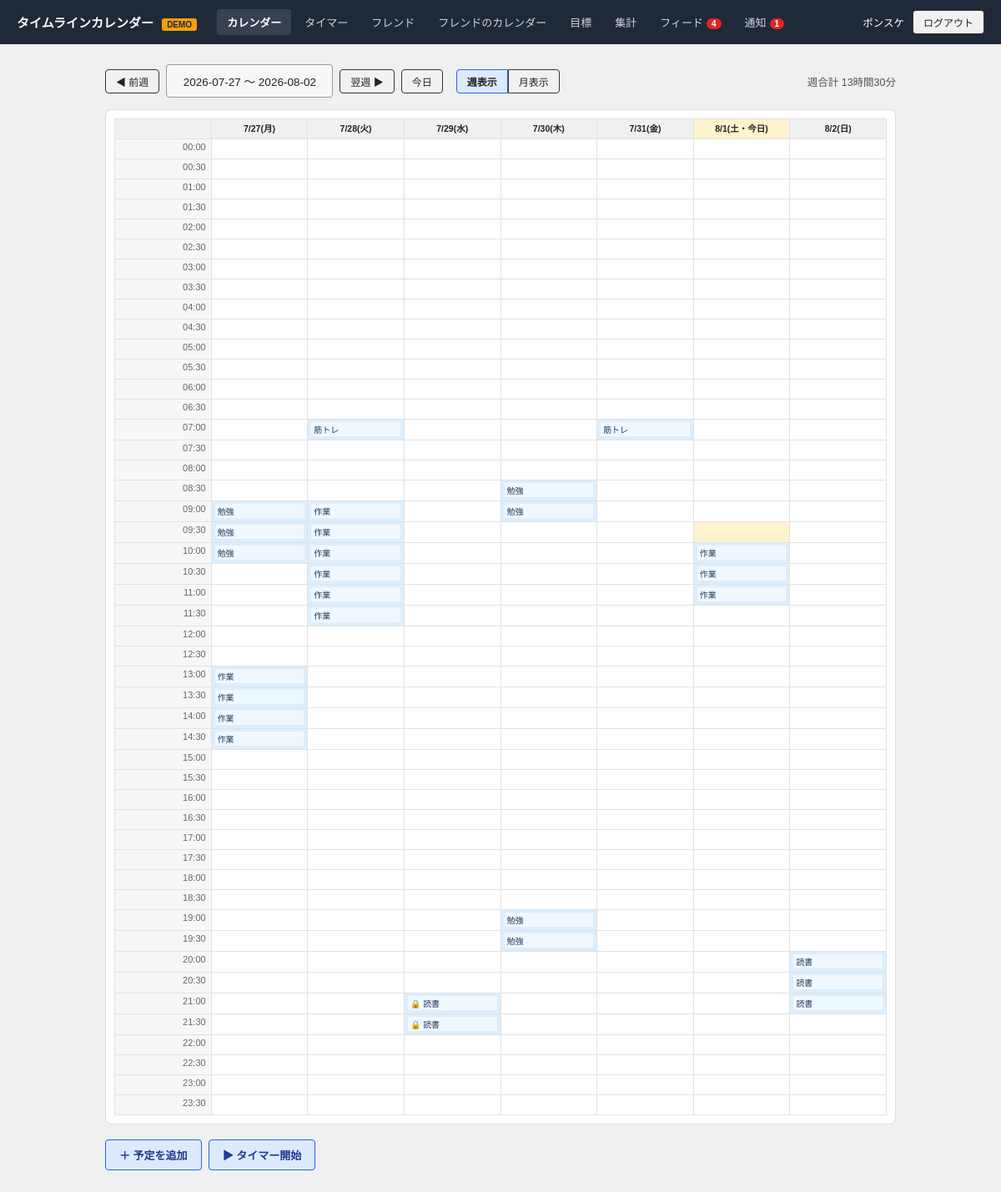
The app's page /calendar (signed in) with its own data.
### tables this page shows
CREATE TABLE users (
            id INTEGER PRIMARY KEY AUTOINCREMENT,
            display_name TEXT NOT NULL,
            email TEXT NOT NULL UNIQUE,
            password_hash TEXT NOT NULL,
            email_verified BOOLEAN NOT NULL DEFAULT 1,
            created_at TEXT NOT NULL
        );

CREATE TABLE events (
            id INTEGER PRIMARY KEY AUTOINCREMENT,
            user_id INTEGER NOT NULL REFERENCES users(id) ON DELETE CASCADE,
            title TEXT NOT NULL,
            start_at TEXT NOT NULL,
            end_at TEXT NOT NULL,
            memo TEXT,
            source TEXT NOT NULL DEFAULT 'manual' CHECK (source IN ('timer', 'manual')),
            created_at TEXT NOT NULL,
            updated_at TEXT NOT NULL
        , category TEXT, visibility TEXT NOT NULL DEFAULT 'public');

### app.py (the view)
@app.route("/calendar")
@login_required
def calendar_view():
    return render_calendar(g.user, viewing_own=True)

### app.py (called while the page is built)
@app.before_request
def load_logged_in_user():
    g.user = None
    user_id = session.get("user_id")
    if user_id:
        g.user = db.get_user_by_id(user_id)
        if g.user is None:
            session.clear()

@app.before_request
def require_email_verified():
    if g.user and not g.user["email_verified"] and request.endpoint not in VERIFY_EXEMPT_ENDPOINTS:
        return redirect(url_for("verify_notice"))

def login_required(view):
    @wraps(view)
    def wrapped(*args, **kwargs):
        if g.user is None:
            return redirect(url_for("login", next=request.path))
        return view(*args, **kwargs)
    return wrapped

def parse_date_param(value, fallback=None):
    try:
        return datetime.strptime(value, "%Y-%m-%d").date()
    except (TypeError, ValueError):
        return fallback or date.today()

@app.context_processor
def inject_badges():
    if g.user:
        return {
            "unread_notifications": db.unread_notification_count(g.user["id"]),
            "unread_feed": db.get_feed_unread_count(g.user["id"]),
        }
    return {}

### calendar_utils.py (called while the page is built)
def slot_label(idx):
    h, m = divmod(idx * SLOT_MINUTES, 60)
    return f"{h:02d}:{m:02d}"

def week_start_of(d):
    return d - timedelta(days=d.weekday())

def build_week_grid(user_id, week_start_date, only_public=False):
    week_start_dt = datetime.combine(week_start_date, time.min)
    week_end_dt = week_start_dt + timedelta(days=7)
    events = db.get_events_range(user_id, week_start_dt, week_end_dt, only_public=only_public)
    parsed = [(db.parse_dt(e["start_at"]), db.parse_dt(e["end_at"]), e) for e in events]
    grid = []
    for day_offset in range(7):
        day_start = week_start_dt + timedelta(days=day_offset)
        day_slots = []
        for slot in range(SLOTS_PER_DAY):
            slot_start = day_start + timedelta(minutes=SLOT_MINUTES * slot)
            slot_end = slot_start + timedelta(minutes=SLOT_MINUTES)
            acts = [ev for (s, e, ev) in parsed if s < slot_end and e > slot_start]
            day_slots.append(acts)
        grid.append(day_slots)
    return grid

def format_duration(seconds):
    seconds = int(seconds)
    h, rem = divmod(seconds, 3600)
    m, s = divmod(rem, 60)
    if h:
        return f"{h}時間{m}分"
    if m:
        return f"{m}分{s}秒" if s else f"{m}分"
    return f"{s}秒"

### db.py (called while the page is built)
def to_str(dt):
    return dt.strftime(DT_FMT)

def parse_dt(s):
    return datetime.strptime(s, DT_FMT)

### templates/calendar.html (shortened to what this page needs)
{% extends "base.html" %}
{% block content %}
<div class="cal-toolbar">
  <a class="btn btn-sm" href="{{ prev_url }}">◀ {{ '前週' if view == 'week' else '前月' }}</a>
  <span class="field small range-label">
    {% if view == 'week' %}{{ week_days[0].isoformat() }} 〜 {{ week_days[6].isoformat() }}{% else %}{{ month_label }}{% endif %}
  </span>
  <a class="btn btn-sm" href="{{ next_url }}">{{ '翌週' if view == 'week' else '翌月' }} ▶</a>
  <a class="btn btn-sm" href="{{ today_url }}">今日</a>
  <span class="toggle-group">
    <a class="btn btn-sm {{ 'active' if view == 'week' else '' }}" href="{{ switch_week_url }}">週表示</a>
    <a class="btn btn-sm {{ 'active' if view == 'month' else '' }}" href="{{ switch_month_url }}">月表示</a>
  </span>
  <span class="total-label">{{ total_label }}</span>
</div>
{% if view == 'week' %}
<div class="cal-wrap">
<table class="cal">
  <tr>
    <th class="time-col"></th>
    {% for d in week_days %}
      <th class="{{ 'today' if d == today else '' }}">{{ d.month }}/{{ d.day }}({{ weekday_names[d.weekday()] }}{{ '・今日' if d == today else '' }})</th>
    {% endfor %}
  </tr>
  {% for slot_idx in range(slots_per_day) %}
  <tr>
    <td class="time">{{ slot_label(slot_idx) }}</td>
    {% for d in week_days %}
      {% set acts = grid[loop.index0][slot_idx] %}
      {% set is_current = (viewing_own and d == today and slot_idx == current_slot) or (not viewing_own and d == today and slot_idx == current_slot) %}
      <td class="{{ 'today' if is_current else '' }} {{ 'busy' if acts else '' }}">
        {% if acts %}
          {% for ev in acts %}
            {% if viewing_own %}
              <a class="ev-tag" href="{{ url_for('edit_event', event_id=ev.id) }}">{{ '🔒 ' if ev.visibility == 'private' else '' }}{{ ev.title }}</a>
            {% else %}
              <span class="ev-tag ev-tag-readonly">{{ ev.title }}</span>
            {% endif %}
          {% endfor %}
        {% elif viewing_own %}
          {% set end_label = slot_label(slot_idx + 1) if slot_idx + 1 < slots_per_day else "23:59" %}
          <a class="cell-add-link" href="{{ url_for('new_event', date=d.isoformat(), start=slot_label(slot_idx), end=end_label) }}">＋</a>
        {% endif %}
      </td>
    {% endfor %}
  </tr>
  {% endfor %}
</table>
</div>
{% endif %}
{% if viewing_own %}
<div class="cal-actions">
  <a class="btn btn-primary" href="{{ url_for('new_event', date=ref_date.isoformat()) }}">＋ 予定を追加</a>
  <a class="btn btn-primary" href="{{ url_for('timer_view') }}">▶ タイマー開始</a>
</div>
{% endif %}
{% endblock %}

### templates/base.html (shortened to what this page needs)
<!DOCTYPE html>
<html lang="ja">
<head>
<link rel="stylesheet" href="{{ url_for('static', filename='style.css') }}">
</head>
<body>
{% if g.user %}
<header class="topbar">
  <div class="brand">タイムラインカレンダー <span class="demo-badge">DEMO</span></div>
  <nav class="topnav">
    <a href="{{ url_for('calendar_view') }}" class="{{ 'active' if request.endpoint in ('calendar_view',) else '' }}">カレンダー</a>
    <a href="{{ url_for('timer_view') }}" class="{{ 'active' if request.endpoint == 'timer_view' else '' }}">タイマー</a>
    <a href="{{ url_for('friends_view') }}" class="{{ 'active' if request.endpoint == 'friends_view' else '' }}">フレンド</a>
    <a href="{{ url_for('select_friend_calendar') }}" class="{{ 'active' if request.endpoint == 'select_friend_calendar' or request.endpoint == 'friend_calendar_view' else '' }}">フレンドのカレンダー</a>
    <a href="{{ url_for('goals_view') }}" class="{{ 'active' if request.endpoint == 'goals_view' else '' }}">目標</a>
    <a href="{{ url_for('reports_view') }}" class="{{ 'active' if request.endpoint == 'reports_view' else '' }}">集計</a>
    <a href="{{ url_for('feed_view') }}" class="{{ 'active' if request.endpoint == 'feed_view' else '' }}">フィード{% if unread_feed %}<span class="nav-badge">{{ unread_feed }}</span>{% endif %}</a>
    <a href="{{ url_for('notifications_view') }}" class="{{ 'active' if request.endpoint == 'notifications_view' else '' }}">通知{% if unread_notifications %}<span class="nav-badge">{{ unread_notifications }}</span>{% endif %}</a>
  </nav>
  <div class="user-area">
    <a href="{{ url_for('account_settings') }}" class="user-name-link">{{ g.user.display_name }}</a>
    <form method="post" action="{{ url_for('logout') }}" style="display:inline;">
      <button type="submit" class="btn btn-sm">ログアウト</button>
    </form>
  </div>
</header>
{% endif %}
<main class="page">
  {% block content %}{% endblock %}
</main>
</body>
</html>

### static/style.css (style rules this page uses)
:root { --line: #999; --line-dark: #333; --bg-page: #eef0f2; --bg-card: #ffffff; --field-bg: #f6f7f8; --accent: #2563eb; --accent-bg: #dbeaff; --today: #fff3cd; --busy: #dbeeff; }
* { box-sizing: border-box; }
body { margin: 0; font-family: "Hiragino Kaku Gothic ProN", "Yu Gothic", "Meiryo", sans-serif; background: var(--bg-page); color: #222; }
.topbar { display: flex; align-items: center; background: #1f2937; color: #fff; padding: 10px 20px; gap: 24px; }
.brand { font-weight: bold; font-size: 15px; }
.demo-badge { background: #f59e0b; color: #1f2937; font-size: 10px; font-weight: bold; padding: 2px 6px; border-radius: 3px; margin-left: 6px; vertical-align: middle; }
.topnav { display: flex; gap: 4px; flex: 1; }
.topnav a { color: #d1d5db; text-decoration: none; font-size: 13px; padding: 6px 12px; border-radius: 4px; }
.topnav a.active { background: #374151; color: #fff; font-weight: bold; }
.user-area { display: flex; align-items: center; gap: 10px; font-size: 12.5px; }
.page { max-width: 980px; margin: 24px auto; padding: 0 16px; }
.field, input.field, textarea.field { width: 100%; border: 1px solid var(--line); background: var(--field-bg); border-radius: 4px; padding: 9px 10px; font-size: 13.5px; color: #222; font-family: inherit; }
.field.small { width: auto; display: inline-block; }
.btn { display: inline-block; border: 1px solid var(--line-dark); background: #f1f1f1; padding: 8px 16px; border-radius: 4px; font-size: 13px; cursor: pointer; color: #222; text-decoration: none; margin: 2px 0; }
.btn-primary { background: var(--accent-bg); border-color: var(--accent); font-weight: bold; color: #1e3a8a; }
.btn-sm { padding: 5px 12px; font-size: 12px; }
.cal-toolbar { display: flex; align-items: center; gap: 8px; margin-bottom: 14px; flex-wrap: wrap; }
.range-label { min-width: 200px; text-align: center; }
.toggle-group { display: inline-flex; margin-left: 8px; }
.toggle-group .btn { border-radius: 0; margin: 0; }
.toggle-group .btn:first-child { border-radius: 4px 0 0 4px; }
.toggle-group .btn:last-child { border-radius: 0 4px 4px 0; }
.toggle-group .btn.active { background: var(--accent-bg); border-color: var(--accent); font-weight: bold; }
.total-label { margin-left: auto; font-size: 12.5px; color: #555; }
.cal-wrap { overflow-x: auto; background: var(--bg-card); border: 1px solid #ddd; border-radius: 8px; padding: 10px; }
table.cal { border-collapse: collapse; width: 100%; table-layout: fixed; font-size: 11px; }
table.cal th, table.cal td { border: 1px solid #e2e2e2; padding: 3px 4px; text-align: left; vertical-align: top; height: 24px; }
table.cal th { background: #eef0f2; text-align: center; font-size: 10.5px; }
table.cal th.today { background: var(--today); }
table.cal td.time { background: #f7f7f7; color: #666; width: 48px; text-align: right; padding-right: 6px; white-space: nowrap; }
table.cal td.busy { background: var(--busy); }
table.cal td.today { background: var(--today); }
.ev-tag { display: block; background: rgba(255,255,255,0.6); border-radius: 2px; padding: 1px 3px; margin-bottom: 1px; font-size: 10px; color: #1e3a5f; text-decoration: none; }
.cal-actions { margin-top: 16px; display: flex; gap: 8px; }
.nav-badge { display: inline-block; background: #dc2626; color: #fff; font-size: 10px; font-weight: bold; padding: 1px 6px; border-radius: 10px; margin-left: 4px; vertical-align: middle; }
.user-name-link { color: #fff; text-decoration: none; font-size: 12.5px; }

### records on screen
users: user.display_name "ポンスケ"
events: title "筋トレ"
events: title "筋トレ"
events: title "勉強"
events: title "勉強"
events: title "作業"
events: title "作業"
events: title "作業"
events: title "勉強"
events: title "読書"
events: visibility "🔒", title "読書"

### other values on screen
{{ unread_feed }} "4"
{{ unread_notifications }} "1"
{{ '前週' if view == 'week' else '前月' }} "前週"
{{ week_days[0].isoformat() }} "2026-07-27"
{{ week_days[6].isoformat() }} "2026-08-02"
{{ '翌週' if view == 'week' else '翌月' }} "翌週"
{{ total_label }} "週合計 13時間30分"
{{ d.month }} "7" "7" "7" "7" "7" "8" "8"
{{ d.day }} "27" "28" "29" "30" "31" "1" "2"
{{ weekday_names[d.weekday()] }} "月" "火" "水" "木" "金" "土" "日"
{{ slot_label(slot_idx) }} "00:00" "00:30" "01:00" "01:30" "02:00" "02:30" "03:00" "03:30" "04:00" "04:30" "05:00" "05:30" "06:00" "06:30" "07:00" "07:30" "08:00" "08:30" "09:00" "09:30" "10:00" "10:30" "11:00" "11:30" "12:00" "12:30" "13:00" "13:30" "14:00" "14:30" "15:00" "15:30" "16:00" "16:30" "17:00" "17:30" "18:00" "18:30" "19:00" "19:30" "20:00" "20:30" "21:00" "21:30" "22:00" "22:30" "23:00" "23:30"
